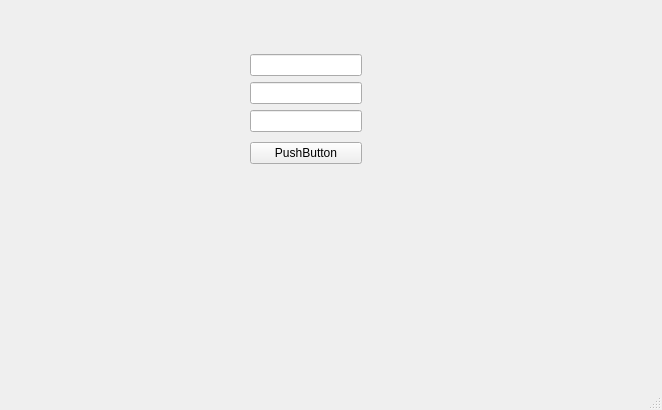
<?xml version="1.0" encoding="UTF-8"?>
<ui version="4.0">
 <class>MainWindow</class>
 <widget class="QMainWindow" name="MainWindow">
  <property name="geometry">
   <rect>
    <x>0</x>
    <y>0</y>
    <width>662</width>
    <height>410</height>
   </rect>
  </property>
  <property name="windowTitle">
   <string>MainWindow</string>
  </property>
  <widget class="QWidget" name="centralwidget">
   <widget class="QWidget" name="layoutWidget">
    <property name="geometry">
     <rect>
      <x>250</x>
      <y>50</y>
      <width>112</width>
      <height>120</height>
     </rect>
    </property>
    <layout class="QVBoxLayout" name="verticalLayout_3">
     <item>
      <layout class="QVBoxLayout" name="verticalLayout">
       <item>
        <widget class="QLineEdit" name="lineEdit"/>
       </item>
       <item>
        <widget class="QLineEdit" name="lineEdit_2"/>
       </item>
       <item>
        <widget class="QLineEdit" name="lineEdit_3"/>
       </item>
      </layout>
     </item>
     <item>
      <layout class="QVBoxLayout" name="verticalLayout_2">
       <item>
        <widget class="QPushButton" name="pushButton">
         <property name="text">
          <string>PushButton</string>
         </property>
        </widget>
       </item>
      </layout>
     </item>
    </layout>
   </widget>
  </widget>
  <widget class="QMenuBar" name="menubar">
   <property name="geometry">
    <rect>
     <x>0</x>
     <y>0</y>
     <width>662</width>
     <height>21</height>
    </rect>
   </property>
  </widget>
  <widget class="QStatusBar" name="statusbar"/>
 </widget>
 <resources/>
 <connections/>
</ui>
